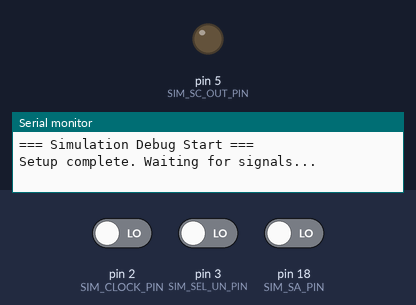
Recording of a sketch running on a simulated Arduino Mega 2560, built with avr-gcc and run on an emulated ATmega2560. On the bench: output pins drawn as LEDs (lit = HIGH), the last lines printed to the serial monitor. Inputs (shaded band) come from the test bench; at power-on: pin 3 (SIM_SEL_UN_PIN) LOW, pin 18 (SIM_SA_PIN) LOW, pin 2 (SIM_CLOCK_PIN) LOW.

Above: at 3.8 s.
3.9 s: pin 3 (SIM_SEL_UN_PIN) driven HIGH
5.4 s: pin 18 (SIM_SA_PIN) driven HIGH
6.9 s: pin 2 (SIM_CLOCK_PIN) driven HIGH
At 8.0 s:
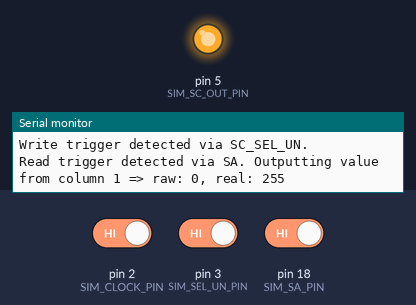
Timing chart, 0 to 9.9 s (numbered marks = the images above; inputs shaded):
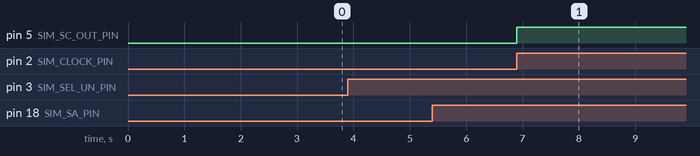

Measured:
- after the input at 6.9 s, pin 5 (SIM_SC_OUT_PIN): LOW → HIGH at once

The sketch:

Simulation_AquisitionV1.ino
```cpp
#include <Arduino.h>

// ----- PIN ASSIGNMENTS for the Simulation (Arduino Mega) -----
// These pins must be wired to the corresponding controller pins.
const byte SIM_CLOCK_PIN = 2;    // Controller CLOCK (pin 7) → SIM_CLOCK_PIN
const byte SIM_SEL_UN_PIN = 3;   // Controller SC_SEL_UN (pin 11) → SIM_SEL_UN_PIN
const byte SIM_SC_IN_PIN = 4;    // Controller SC_IN (pin 8) → SIM_SC_IN_PIN
const byte SIM_SC_OUT_PIN = 5;   // SIM_SC_OUT will drive Controller SC_OUT (pin 9)
const byte SIM_SA_PIN = 18;      // Controller SA (pin A1) → SIM_SA_PIN

// ----- Parameters for Scan Chain (Write Capture) -----
const int TOTAL_CLOCKS = 128;    // Total clock pulses for a complete scan chain write cycle
const int TOTAL_COLUMNS = 16;    // Number of columns (each column is 8 bits)

// ----- Global Variables for Write Capture -----
volatile bool scanActive = false;        // True when a write (scan) cycle is in progress
volatile int clockCount = 0;             // Counts clock pulses during a write cycle
volatile byte scanData[TOTAL_CLOCKS];    // Buffer to store captured scan-chain bits
volatile bool scanDone = false;          // Set when a complete scan cycle has been captured
byte storedColumns[TOTAL_COLUMNS];       // Last stored (raw/inverted) 8-bit value for each column

// ----- Global Variables for Read Operation -----
volatile bool readActive = false;  // True when a read cycle is active
volatile int readBitCount = 0;     // Number of bits output so far in the read cycle
byte readValue = 0;                // The computed 8-bit value (after conversion) to output
const int readColumn = 1;          // Fixed column number to read (change if needed)

// ----- Debug Flags (set in ISRs, printed in loop) -----
volatile bool debugWriteTriggered = false;
volatile bool debugReadTriggered = false;

// ----- Interrupt Service Routines -----
// ISR for SC_SEL_UN rising edge: triggers write capture
void selUnISR() {
  // Only start a new scan if one is not already in progress.
  if (!scanActive) {
    scanActive = true;
    clockCount = 0;
    scanDone = false;
    debugWriteTriggered = true; // Flag for debug message in loop()
  }
}

// ISR for the clock: used for both write capture and read output.
// This ISR is called on each rising edge of the clock signal.
void clockISR() {
  // If a read cycle is active, output one bit (LSB first) on SIM_SC_OUT_PIN.
  if (readActive) {
    int bitVal = (readValue >> readBitCount) & 0x01;
    digitalWrite(SIM_SC_OUT_PIN, bitVal ? HIGH : LOW);
    readBitCount++;
    if (readBitCount >= 8) {
      readActive = false;
      // Optionally clear the stored value for the read column.
      storedColumns[readColumn - 1] = 0;
      digitalWrite(SIM_SC_OUT_PIN, LOW);
    }
    return; // Exit ISR so we don’t process write-capture on this clock pulse.
  }

  // If a write capture cycle is active, capture the bit from SIM_SC_IN_PIN.
  if (scanActive && clockCount < TOTAL_CLOCKS) {
    byte bitVal = digitalRead(SIM_SC_IN_PIN);
    scanData[clockCount] = bitVal;
    clockCount++;
    if (clockCount >= TOTAL_CLOCKS) {
      scanActive = false;
      scanDone = true;
    }
  }
}

// ISR for SA rising edge: triggers a read cycle.
void readTriggerISR() {
  if (!readActive) {
    readActive = true;
    readBitCount = 0;
    // Compute the "real" value from the stored raw data using your inversion logic.
    readValue = 255 - storedColumns[readColumn - 1];
    debugReadTriggered = true; // Set flag for debug printing in loop()
  }
}

// Helper function to decode the 128-bit scan data into 16 columns (8 bits each).
void decodeScanData() {
  for (int col = 0; col < TOTAL_COLUMNS; col++) {
    int startIndex = col * 8;
    byte newVal = 0;
    for (int bit = 0; bit < 8; bit++) {
      int idx = startIndex + bit;
      byte rawBit = (scanData[idx] == HIGH) ? 1 : 0;
      newVal |= (rawBit << bit);
    }
    storedColumns[col] = newVal;
  }
}

void setup() {
  Serial.begin(2000000);
  Serial.println("=== Simulation Debug Start ===");

  // Initialize stored columns to zero.
  for (int i = 0; i < TOTAL_COLUMNS; i++) {
    storedColumns[i] = 0;
  }

  // Set pin modes.
  pinMode(SIM_CLOCK_PIN, INPUT);
  pinMode(SIM_SEL_UN_PIN, INPUT);
  pinMode(SIM_SC_IN_PIN, INPUT);
  pinMode(SIM_SC_OUT_PIN, OUTPUT);
  digitalWrite(SIM_SC_OUT_PIN, LOW);
  pinMode(SIM_SA_PIN, INPUT);

  // Attach interrupts.
  attachInterrupt(digitalPinToInterrupt(SIM_SEL_UN_PIN), selUnISR, RISING);
  attachInterrupt(digitalPinToInterrupt(SIM_CLOCK_PIN), clockISR, RISING);
  attachInterrupt(digitalPinToInterrupt(SIM_SA_PIN), readTriggerISR, RISING);

  Serial.println("Setup complete. Waiting for signals...");
}

void loop() {
  // If a write scan has been captured, decode it and print the stored columns.
  if (scanDone) {
    decodeScanData();
    Serial.println("\n--- Write scan captured ---");
    Serial.print("Stored columns (raw values): ");
    for (int i = 0; i < TOTAL_COLUMNS; i++) {
      Serial.print("C");
      Serial.print(i + 1);
      Serial.print(":");
      Serial.print(storedColumns[i]);
      Serial.print("  ");
    }
    Serial.println();
    scanDone = false;
  }

  // Print a message if a write trigger (SC_SEL_UN rising edge) was detected.
  if (debugWriteTriggered) {
    Serial.println("Write trigger detected via SC_SEL_UN.");
    debugWriteTriggered = false;
  }

  // Print a message if a read trigger (SA rising edge) was detected.
  if (debugReadTriggered) {
    Serial.print("Read trigger detected via SA. ");
    Serial.print("Outputting value from column ");
    Serial.print(readColumn);
    Serial.print(" => raw: ");
    Serial.print(storedColumns[readColumn - 1]);
    Serial.print(", real: ");
    Serial.println(readValue);
    debugReadTriggered = false;
  }

  // Every second, print the current state of SA and SC_SEL_UN for additional debugging.
  static unsigned long lastPrint = 0;
  if (millis() - lastPrint > 1000) {
    lastPrint = millis();
    int saState = digitalRead(SIM_SA_PIN);
    int selUnState = digitalRead(SIM_SEL_UN_PIN);
    /*Serial.print("DEBUG: SA state = ");
    Serial.print(saState);
    Serial.print(" | SC_SEL_UN state = ");
    Serial.println(selUnState);*/
  }

  delay(10); // Small delay to reduce Serial spam.
}
```
